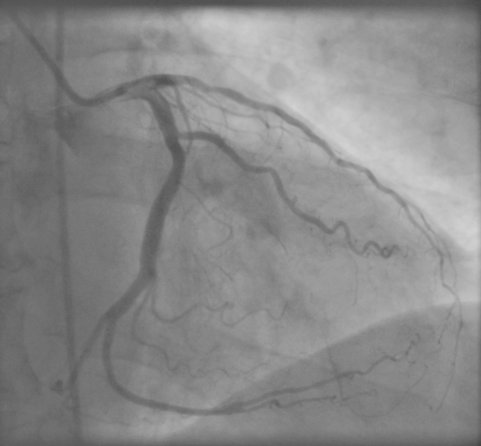
%> input picture HW4/coronary.bmp, 481 x 446 px
$ octave Problem2b_Level.m   (GNU Octave 9; MATLAB toolbox functions it lacks are replaced by stand-ins)
%> lines starting %> are read from the running program, lines starting %| are printed output that depends on the picture; in (x1, y1, x2, y2) boxes, pixels count from 0 and x2, y2 are one past the last pixel; in counts of white or black regions, pixels touching at a corner belong together; the program's own positions count from 1
%%%%%%%%%%%%%%%%%%%%%%%%%%%%%%%%%%%%%%%%%%%%%%%%%%%%%%%%%%%%
% EE 569 Homework #4
% Date: Nov. 29, 2015
% Name: Faiyadh Shahid
% ID: 4054-4699-70
% Email: fshahid@usc.edu
%------------------------------------------------------------------------%
% Notes:
% 1) All the images for this problems should be placed in the same directory.
% 2) Please see the RGB image in 24-bit RGB planar while using ImageJ.
% 3) Please make sure all the functions as asked are placed in the same
% directory and used rightly.
% 4) Functions required to read the raw files: readImage.m (*** Compulsory***)
% 5) Some lines in the code are commented because they were tried for
% answering some part of the questions.
%  This Matlab code demonstrates an edge-based active contour model as an application of
%  the Distance Regularized Level Set Evolution (DRLSE) formulation in the following paper:
%
%  C. Li, C. Xu, C. Gui, M. D. Fox, "Distance Regularized Level Set Evolution and Its Application to Image Segmentation",
%     IEEE Trans. Image Processing, vol. 19 (12), pp. 3243-3254, 2010.
%
% Author: Chunming Li, all rights reserved
% E-mail: lchunming@gmail.com
%         li_chunming@hotmail.com
% URL:  http://www.imagecomputing.org/~cmli/

clear all;
close all;

Img = imread('coronary.bmp'); % real miscroscope image of cells
%> Img is the input picture: size 446x481 uint8; min 68, max 211, mean 137
Img=double(Img(:,:,1));
%> Img: size 446x481 double
%% parameter setting
timestep=2;  % time step
mu=0.2/timestep;  % coefficient of the distance regularization term R(phi)
iter_inner=19;
iter_outer=68;
lambda=5; % coefficient of the weighted length term L(phi)
alfa=1.68;  % coefficient of the weighted area term A(phi)
epsilon=1.5; % papramater that specifies the width of the DiracDelta function

sigma=1.67;     % scale parameter in Gaussian kernel
G=fspecial('gaussian',15,sigma);
Img_smooth=conv2(Img,G,'same');  % smooth image by Gaussiin convolution
[Ix,Iy]=gradient(Img_smooth);
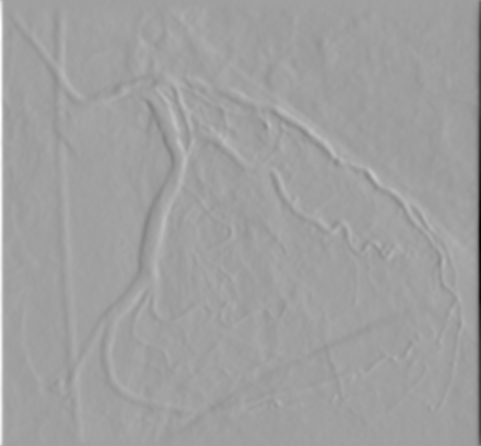
%> Ix: size 446x481 double; min -40.18, max 23.84, mean 0; drawn with min black and max white
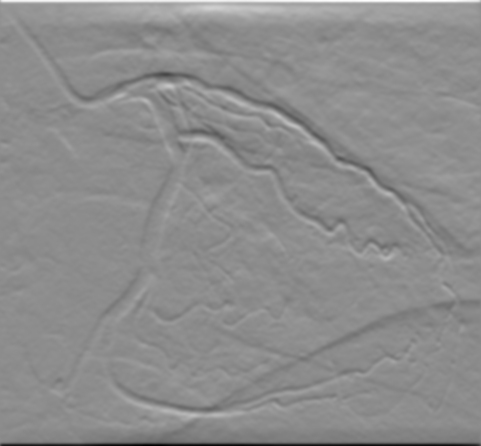
%> Iy: size 446x481 double; min -23.94, max 19.35, mean 0.014; drawn with min black and max white
f=Ix.^2+Iy.^2;
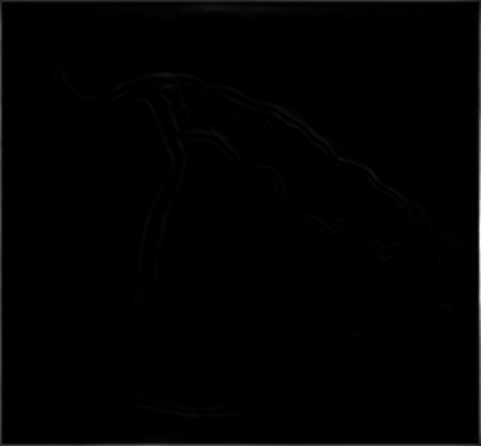
%> f: size 446x481 double; min 3.82e-06, max 1614.4, mean 11.9; drawn with min black and max white
g=1./(1+f);  % edge indicator function.
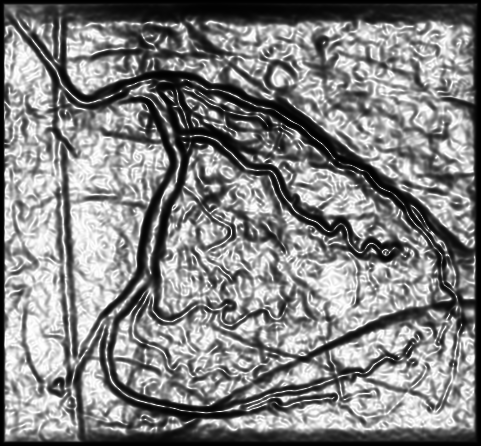
%> g: size 446x481 double; min 0.000619, max 1, mean 0.512

% initialize LSF as binary step function
c0=2;
initialLSF=c0*ones(size(Img));
% generate the initial region R0 as a rectangle
%corornary
initialLSF(10:430,10:470)=-c0;
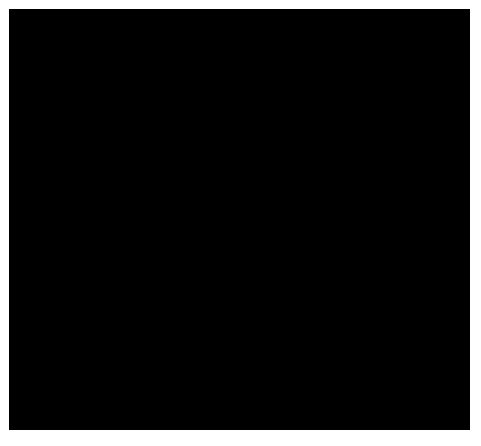
%> initialLSF: size 446x481 double; values -2 (black) and 2 (white), 9.5% white; 1 white region, box (x1, y1, x2, y2) and area: (0, 0, 481, 446) 20445
%brain
%initialLSF(115:350,150:525)=-c0;
%blood_cells
% initialLSF(10:660,10:820)=-c0;

phi=initialLSF;

figure(1);
mesh(-phi);   % for a better view, the LSF is displayed upside down
hold on;  contour(phi, [0,0], 'r','LineWidth',2);
title('Initial level set function');
view([-80 35]);

figure(2);
imagesc(Img,[0, 255]); axis off; axis equal; colormap(gray); hold on;  contour(phi, [0,0], 'r');
title('Initial zero level contour');
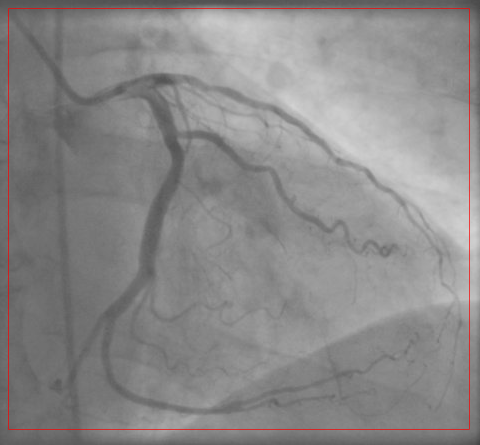
%> figure redrawn from the program's plot data; its title reads 'Initial zero level contour'
pause(0.01);

potential=2;
if potential ==1
    potentialFunction = 'single-well';  % use single well potential p1(s)=0.5*(s-1)^2, which is good for region-based model
elseif potential == 2
    potentialFunction = 'double-well';  % use double-well potential in Eq. (16), which is good for both edge and region based models
else
    potentialFunction = 'double-well';  % default choice of potential function
end

% start level set evolution
for n=1:iter_outer
%> (the run ends here)

$ run again, with HW4/blood_cells.bmp copied over HW4/coronary.bmp
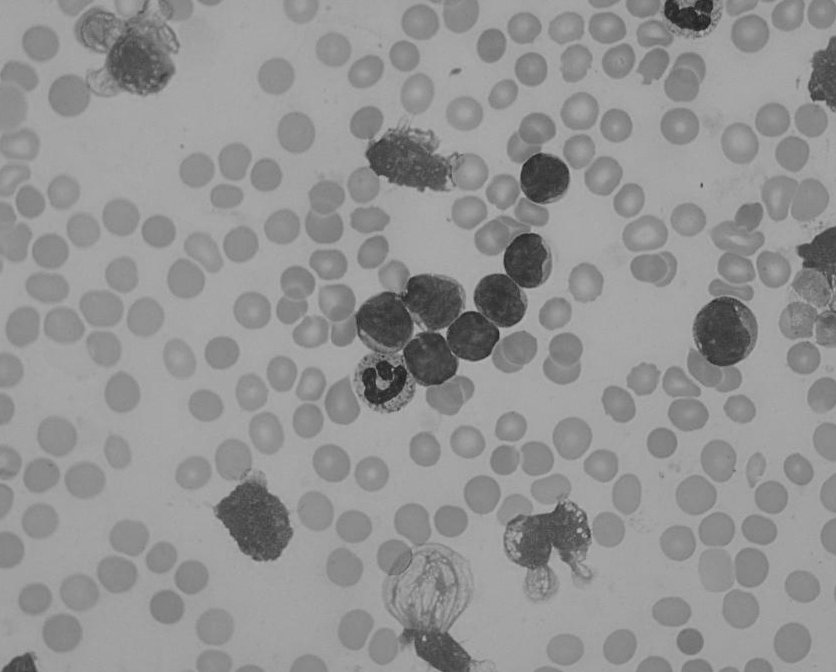
%> input picture HW4/blood_cells.bmp, 836 x 672 px
%> Img is the input picture: size 672x836 uint8; min 28, max 181, mean 146.9
%> Img: size 672x836 double
%> `initialLSF(10:430,10:470)=-c0;`:
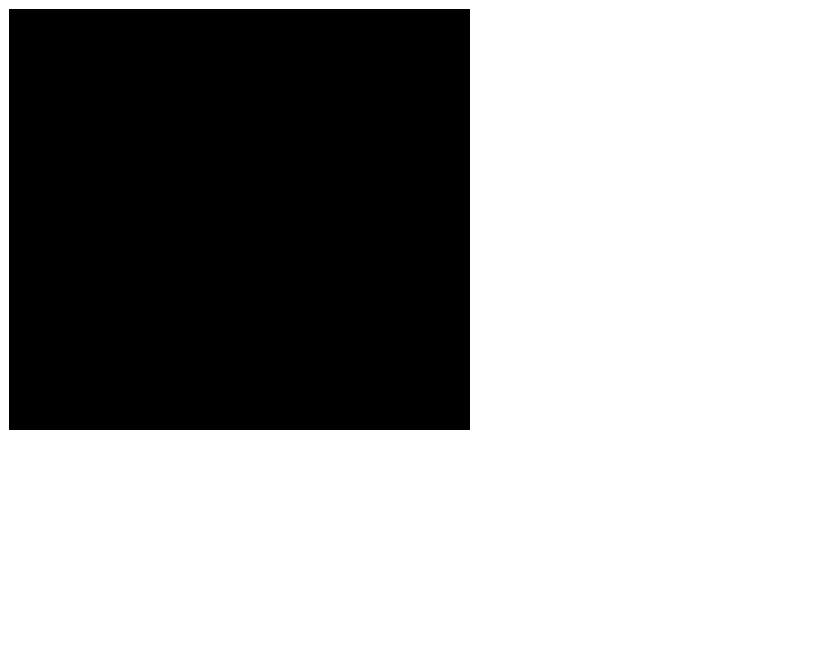
%> initialLSF: size 672x836 double; values -2 (black) and 2 (white), 65.5% white; 1 black region, box (x1, y1, x2, y2) and area: (9, 9, 470, 430) 194081
%> `title('Initial zero level contour');`:
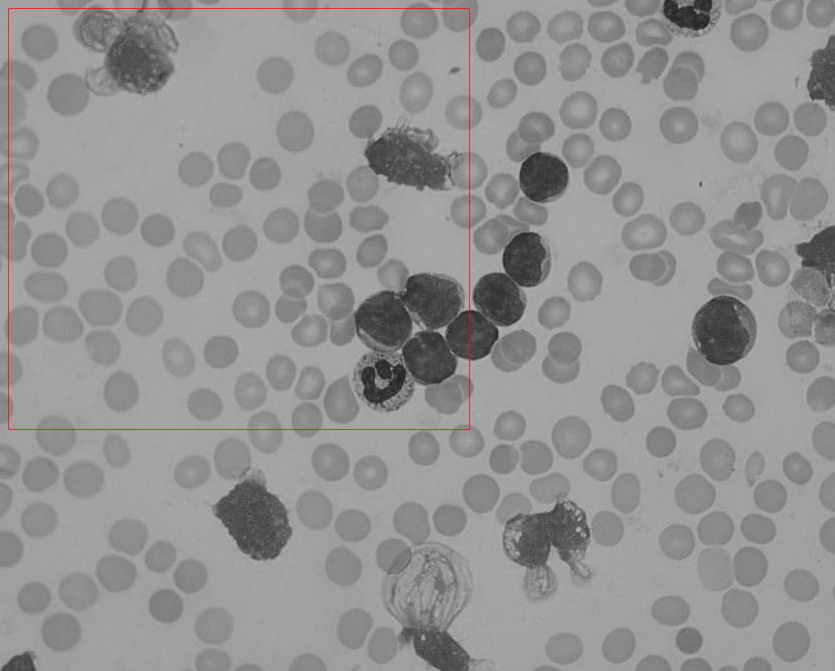
%> figure redrawn from the program's plot data; its title reads 'Initial zero level contour'
